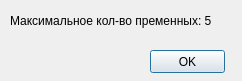
<?xml version="1.0" encoding="UTF-8"?>
<ui version="4.0">
 <class>Dialog</class>
 <widget class="QDialog" name="Dialog">
  <property name="geometry">
   <rect>
    <x>0</x>
    <y>0</y>
    <width>242</width>
    <height>81</height>
   </rect>
  </property>
  <property name="windowTitle">
   <string>Dialog</string>
  </property>
  <widget class="QLabel" name="label">
   <property name="geometry">
    <rect>
     <x>10</x>
     <y>10</y>
     <width>231</width>
     <height>21</height>
    </rect>
   </property>
   <property name="text">
    <string>Максимальное кол-во пременных: 5</string>
   </property>
  </widget>
  <widget class="QPushButton" name="pushButton">
   <property name="geometry">
    <rect>
     <x>150</x>
     <y>50</y>
     <width>75</width>
     <height>23</height>
    </rect>
   </property>
   <property name="text">
    <string>OK</string>
   </property>
  </widget>
 </widget>
 <resources/>
 <connections/>
</ui>
